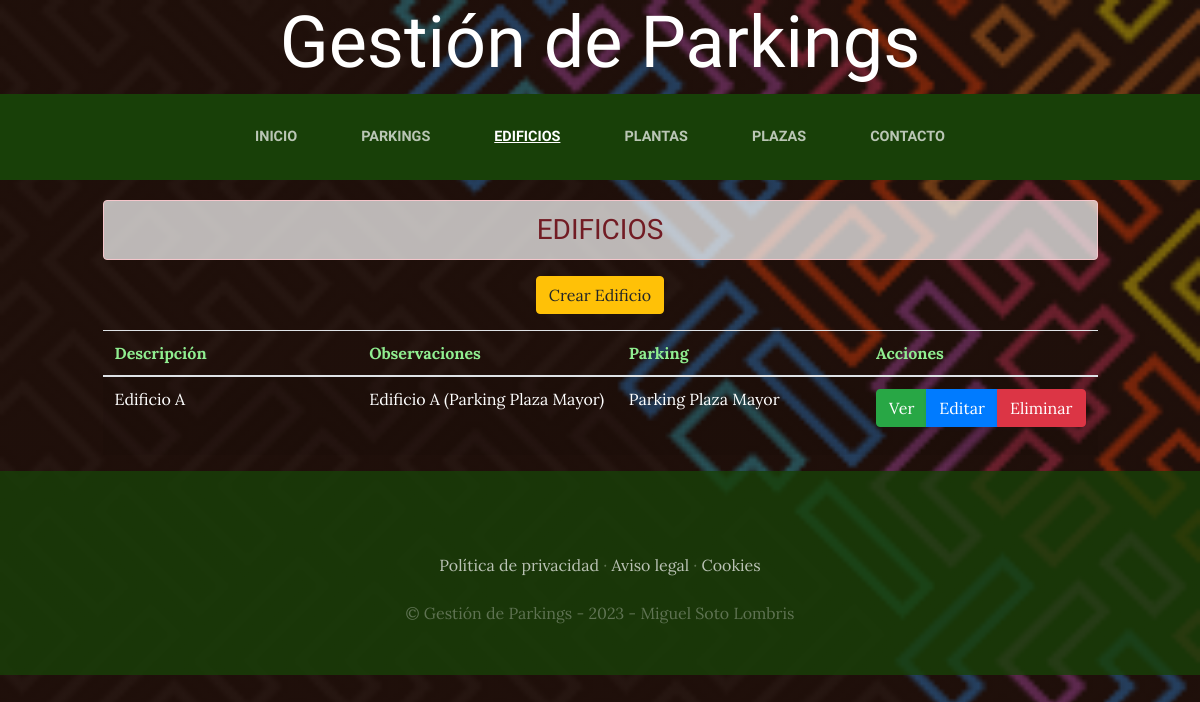
Screenshot of /edificios/ with the database file from the repository.
### edificios/models.py (models this page shows, shortened)
class Edificio(models.Model):
    descripcion=models.CharField(max_length=50)
    observaciones=models.TextField(max_length=300, null=True, blank=True)
    created=models.DateTimeField(auto_now_add=True)
    updated=models.DateTimeField(auto_now_add=True)
    id_parking=models.ForeignKey(Parking, on_delete=models.CASCADE)
    class Meta:
        verbose_name='edificio'
        verbose_name_plural='edificios'

### parkings/models.py (models this page shows)
class Parking(models.Model):
    descripcion=models.CharField(max_length=50)
    ubicacion=models.CharField(max_length=100)
    cubierto=models.BooleanField(default=True)
    num_plazas_grandes=models.IntegerField()
    num_plazas_peq=models.IntegerField()
    num_plazas_discap=models.IntegerField()
    created=models.DateTimeField(auto_now_add=True)
    updated=models.DateTimeField(auto_now_add=True)
    class Meta:
        verbose_name='parking'
        verbose_name_plural='parkings'
    def __str__(self):
        return self.descripcion

### edificios/views.py (the view)
# urls.py: path('', EdificioListado.as_view(template_name = "edificios/index_edificio.html"), name='ListarEdificio'),
class EdificioListado(ListView):
    model = Edificio # Llamo a la clase 'Edificio' que se encuentra en el archivo 'models.py'

### edificios/templates/edificios/index_edificio.html (shortened to what this page needs)
{% extends "ParkingLotApp/base.html" %}
{% load static %}
{% block content %}
<div calss="container" style="padding-top: 10px;">
  <div class="row">
    <div class="col-lg-1">&nbsp;</div>
    <div class="col-lg-10 text-center text-uppercase"><h3 class="alert alert-danger text-center" style="background-color: rgba(255,255,255, 0.7); margin-top:10px;">Edificios</h3></div>
    <div class="col-lg-1">&nbsp;</div>
  </div>
  <div class="row">
    <div class="col-lg-1">&nbsp;</div>
    <div class="col-lg-10">
      <div class="btn_crear mb-3 text-center" style="margin:auto;">
          <a href="CrearEdificio" type="button" class="btn btn-warning">Crear Edificio</a>
      </div>
      <table class="table table-striped table-hover">
          <thead>
              <tr style="color:lightgreen;">
                  <th width="30%">Descripción</th>
                  <th width="30%">Observaciones</th>
                  <th width="30%">Parking</th>
                  <th>Acciones</th>
              </tr>
          </thead>
          <tbody>
              {% for edificio in object_list %}
                <tr style="color:white;">
                  <td>{{ edificio.descripcion }}</td>
                  <td>{{ edificio.observaciones }}</td>
                  <td>{{ edificio.id_parking }}</td>
                  <td>
                    <form method="POST" action="ElminarEdificio/{{edificio.id}}">
                      <div class="btn-group">
                        <a href="DetalleEdificio/{{edificio.id}}" title="Ver" type="button" class="btn btn-success">Ver </a>
                        <a href="ActualizarEdificio/{{edificio.id}}" title="Editar" type="button" class="btn btn-primary">Editar </a>
                        <button class="btn btn-danger" onclick="return eliminar();" type="submit">
                          Eliminar
                        </button>
                      </div>
                    </form>
                  </td>
                </tr>
              {% endfor %}
              </tbody>
      </table>
    </div>
    <div class="col-lg-1">&nbsp;</div>
  </div>
</div>
{% endblock %}

### ParkingLotApp/static/ParkingLotApp/css/gestion.css (style rules this page uses)
body { font-family: 'Lora'; background: linear-gradient(rgba(47, 23, 15, 0.65), rgba(47, 23, 15, 0.65)), url("../img/fondo.png"); background-attachment: fixed; background-position: center; background-size: cover; }
h1, h2, h3, h4, h5, h6 { font-family: 'Raleway'; }
.btn { box-shadow: 0px 3px 3px 0px rgba(33, 37, 41, 0.1); }

### rows the page displays
Edificio: descripcion "Edificio A", observaciones "Edificio A (Parking Plaza Mayor)", id_parking "Parking Plaza Mayor"
